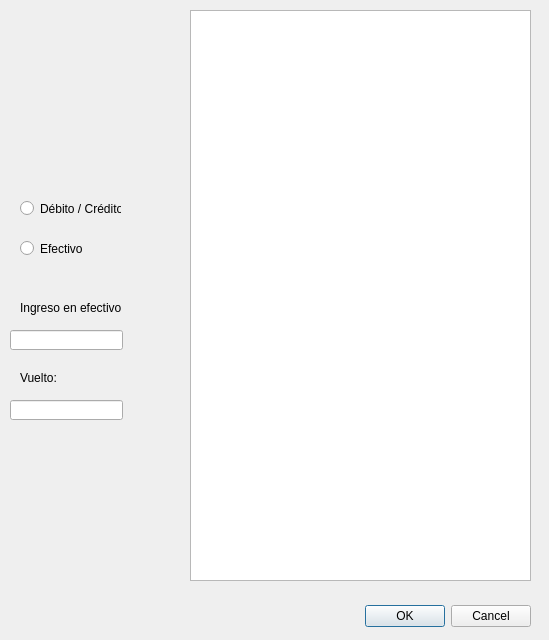
<?xml version="1.0" encoding="UTF-8"?>
<ui version="4.0">
 <class>Pagar_Dialog</class>
 <widget class="QDialog" name="Pagar_Dialog">
  <property name="geometry">
   <rect>
    <x>0</x>
    <y>0</y>
    <width>549</width>
    <height>640</height>
   </rect>
  </property>
  <property name="windowTitle">
   <string>Verificación de pago</string>
  </property>
  <widget class="QDialogButtonBox" name="buttonBox">
   <property name="geometry">
    <rect>
     <x>70</x>
     <y>600</y>
     <width>461</width>
     <height>32</height>
    </rect>
   </property>
   <property name="orientation">
    <enum>Qt::Horizontal</enum>
   </property>
   <property name="standardButtons">
    <set>QDialogButtonBox::Cancel|QDialogButtonBox::Ok</set>
   </property>
  </widget>
  <widget class="QTreeView" name="treeView">
   <property name="geometry">
    <rect>
     <x>190</x>
     <y>10</y>
     <width>341</width>
     <height>571</height>
    </rect>
   </property>
  </widget>
  <widget class="QRadioButton" name="radioButton_tarjetas">
   <property name="geometry">
    <rect>
     <x>20</x>
     <y>200</y>
     <width>101</width>
     <height>17</height>
    </rect>
   </property>
   <property name="text">
    <string>Débito / Crédito</string>
   </property>
  </widget>
  <widget class="QRadioButton" name="radioButton_efectivo">
   <property name="geometry">
    <rect>
     <x>20</x>
     <y>240</y>
     <width>82</width>
     <height>17</height>
    </rect>
   </property>
   <property name="text">
    <string>Efectivo</string>
   </property>
  </widget>
  <widget class="QLabel" name="label">
   <property name="geometry">
    <rect>
     <x>20</x>
     <y>300</y>
     <width>101</width>
     <height>16</height>
    </rect>
   </property>
   <property name="text">
    <string>Ingreso en efectivo:</string>
   </property>
  </widget>
  <widget class="QLineEdit" name="lineEdit_efectivo">
   <property name="geometry">
    <rect>
     <x>10</x>
     <y>330</y>
     <width>113</width>
     <height>20</height>
    </rect>
   </property>
  </widget>
  <widget class="QLineEdit" name="lineEdit_vuelto">
   <property name="geometry">
    <rect>
     <x>10</x>
     <y>400</y>
     <width>113</width>
     <height>20</height>
    </rect>
   </property>
   <property name="text">
    <string/>
   </property>
  </widget>
  <widget class="QLabel" name="label_2">
   <property name="geometry">
    <rect>
     <x>20</x>
     <y>370</y>
     <width>101</width>
     <height>16</height>
    </rect>
   </property>
   <property name="text">
    <string>Vuelto:</string>
   </property>
  </widget>
 </widget>
 <resources/>
 <connections>
  <connection>
   <sender>buttonBox</sender>
   <signal>accepted()</signal>
   <receiver>Pagar_Dialog</receiver>
   <slot>accept()</slot>
   <hints>
    <hint type="sourcelabel">
     <x>248</x>
     <y>254</y>
    </hint>
    <hint type="destinationlabel">
     <x>157</x>
     <y>274</y>
    </hint>
   </hints>
  </connection>
  <connection>
   <sender>buttonBox</sender>
   <signal>rejected()</signal>
   <receiver>Pagar_Dialog</receiver>
   <slot>reject()</slot>
   <hints>
    <hint type="sourcelabel">
     <x>316</x>
     <y>260</y>
    </hint>
    <hint type="destinationlabel">
     <x>286</x>
     <y>274</y>
    </hint>
   </hints>
  </connection>
 </connections>
</ui>
